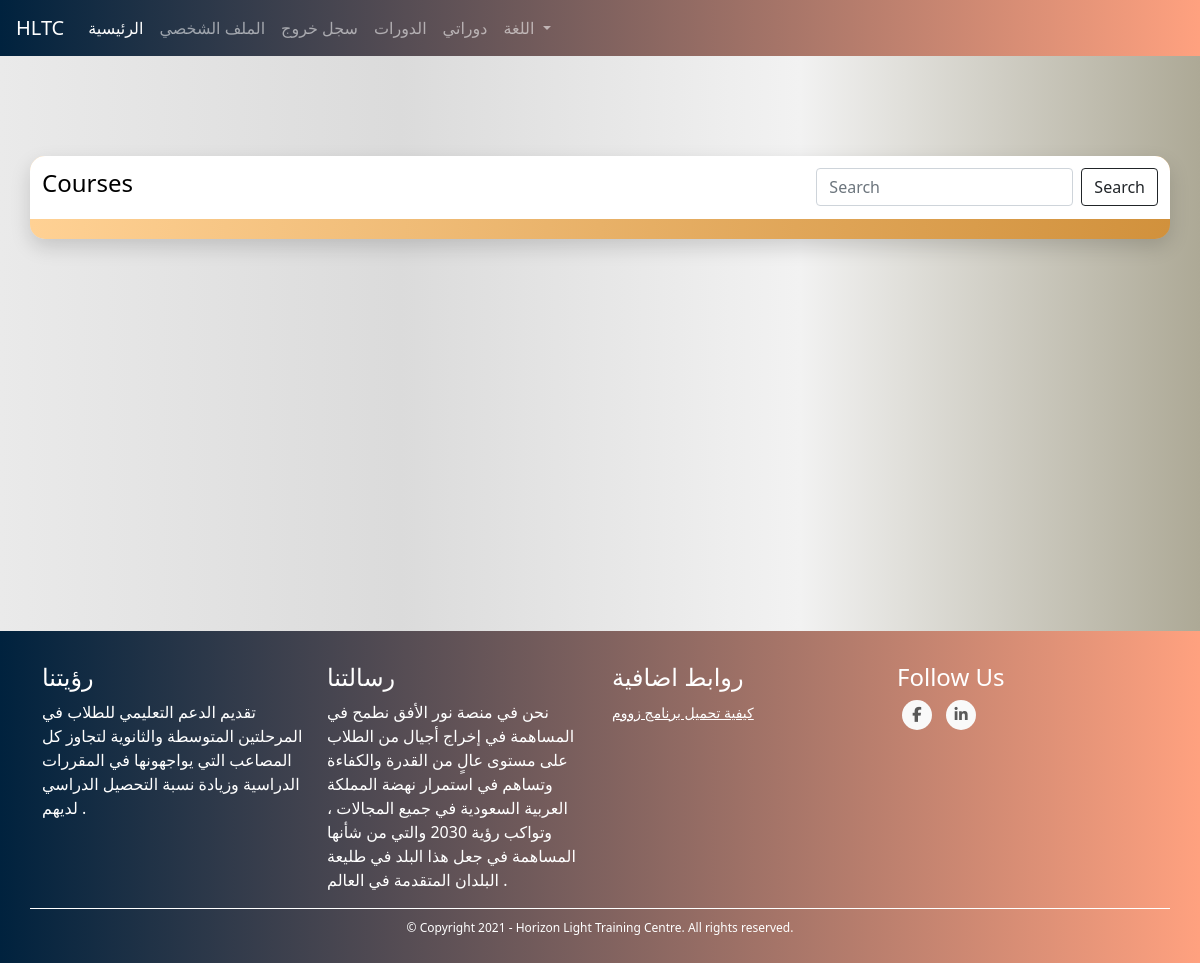
Page /students/courses/my-courses (signed in) on the earlier database version.
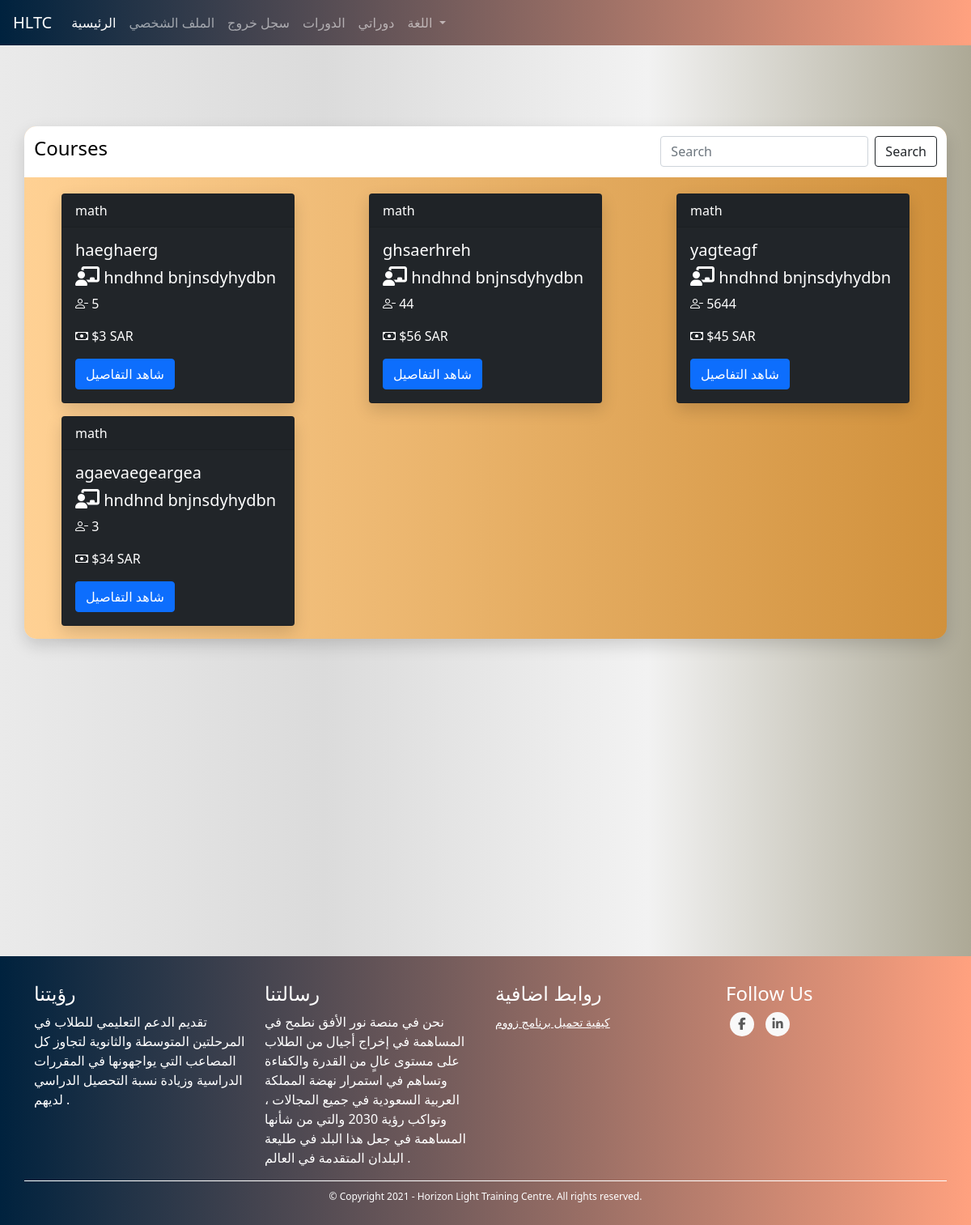
Same page on the later database version.
### TUTOR/models.py (models this page shows, shortened)
class CourseModel(db.Model):
    id = db.Column(db.Integer, primary_key=True)
    name = db.Column(db.String(130), nullable=False)
    description = db.Column(db.String(1000), nullable=False)
    subject = db.Column(db.String(), nullable=False)
    price = db.Column(db.Integer, nullable=False)
    min_students = db.Column(db.Integer, nullable=False)
    max_students = db.Column(db.Integer, nullable=False)
    currency = db.Column(db.String(3), nullable=False)
    began = db.Column(db.Boolean, nullable=False, default=False)
    ended = db.Column(db.Boolean, nullable=False, default=False)
    course_type = db.Column(db.Integer, nullable=False) # 1 for start when min number # 2 for start with min and date
    _period = db.Column(db.Integer, nullable=True) # days
    _start_date = db.Column(db.DateTime, nullable=True)
    _end_date = db.Column(db.DateTime, nullable=True)
    links = db.Column(db.String(), nullable=False) # {"zoom": "link", ....}
    weekly_time_table_json  = db.Column(db.String(1000), nullable=False) # {"saturday": {"from": ..., "to": ...}, ...}
    _state = db.Column(db.String(), nullable=False, default=json.dumps({"state_code": 1, "state_string": "لم تبدأ بعد", "allowed_actions": ["join", "view", "start", "cancel"]})) # {"state_code": 2, "state_string": "قائم", "allowed_actions": ["view", "end"]} {"state_code": 3, "state_string": "انتهى", "allowed_actions": ["delete"]} {"state_code": 4, "state_string": "ملغي", "allowed_actions": ["delete"]}
    number_of_students_paid = db.Column(db.Integer, nullable=False, default=0)
    have_sent_first_payment_emails = db.Column(db.Boolean, nullable=False, default=False)
    created_by_admin = db.Column(db.Boolean, nullable=False)
    creation_date = db.Column(db.DateTime, nullable=False, default=datetime.utcnow)
    payment_model = db.relationship('PaymentModel', backref='course', uselist=False)
    tutor_data_model_id = db.Column(db.Integer, db.ForeignKey('tutor_data_model.id'),
        nullable=False)
    @property
    def number_of_participants(self):
        return len(self.students)
    @property
    def empty_seats(self):
        return self.max_students - self.number_of_participants
    def start(self):
        self.began = True
        self._state = json.dumps({"state_code": 2, "state_string": "قائم", "allowed_actions": ["view", "end", "cancel"]})
        if self.course_type == 1:
            now = datetime.date(datetime.utcnow())
            self._start_date = now
            self._end_date = now + timedelta(days=self.period)
        db.session.commit()
        for sdm in self.students: # the paymetn is when a student joins not when the course begins bcz the course wont begin if students didn't pay
            send_student_course_start_email(sdm.user, self)
        send_tutor_course_start_email(self.tutor.user, self)
        return True
    def end(self):
        self.ended = True
        self._state = json.dumps({"state_code": 3, "state_string": "انتهى", "allowed_actions": ["delete"]})
        db.session.commit()
        for sdm in self.students:
            send_student_course_ended_email(sdm.user, self)
        send_tutor_course_ended_email(self.tutor.user, self)
        return True
    def cancel(self):
        self._state = json.dumps({"state_code": 4, "state_string": "ملغي", "allowed_actions": ["delete"]})
        db.session.commit()
        self.payment_model.refund_all()
        for sdm in self.students:
            send_student_course_canceled_email(sdm.user, self)
        send_tutor_course_canceled_email(self.tutor.user, self)

class UserModel(db.Model, UserMixin):
    id = db.Column(db.Integer, primary_key=True)
    first_name = db.Column(db.String(128), nullable=False)
    last_name = db.Column(db.String(128), nullable=False)
    username = db.Column(db.String(20), unique=True, nullable=False)
    email = db.Column(db.String(256), unique=True, nullable=False)
    password = db.Column(db.String(255), nullable=False)
    user_type = db.Column(db.String(30), nullable=False)
    _gender = db.Column(db.Boolean, nullable=False, default=True)
    email_confirmation_code = db.Column(db.String(5), nullable=True)
    is_confirmed = db.Column(db.Boolean, nullable=False, default=False)
    creation_date = db.Column(db.DateTime, nullable=False, default=datetime.utcnow)
    admin_data_model = db.relationship('AdminDataModel', backref='user', uselist=False)
    tutor_data_model = db.relationship('TutorDataModel', backref='user', uselist=False)
    student_data_model = db.relationship('StudentDataModel', backref='user', uselist=False)
    @property
    def full_name(self):
        return self.first_name + " " + self.last_name

### TUTOR/STUDENTS/routes.py (the view)
@students_blueprint.route("/students/courses/my-courses", methods=["GET"])
@login_required(["student"])
def my_courses():
    courses = current_user.student_data_model.courses
    return render_template('students/my_courses.html', courses=courses)

### TUTOR/STUDENTS/routes.py (called while the page is built)
@students_blueprint.context_processor
def utility_processor():
    return dict(get_language_text=LngObj.get_language_text, get_current_page_language_list=LngObj.get_current_page_language_list, languages=LANGUAGES, admin_types=ADMIN_TYPES, settings=SiteSettingsModel.instance())

### TUTOR/models.py (called while the page is built)
@login_manager.user_loader
def load_user(user_id):
    return UserModel.query.get(int(user_id))

    @classmethod
    def instance(cls):
        return cls.query.get(1)

### TUTOR/utils/utils.py (called while the page is built)
def login_required(roles=[]):
	def wrapper(fn):
		@wraps(fn)
		def decorated_view(*args, **kwargs):
			if request.method in EXEMPT_METHODS:
				return fn(*args, **kwargs)
			elif current_app.login_manager._login_disabled:
				return fn(*args, **kwargs)
			elif not current_user.is_authenticated:
				return current_app.login_manager.unauthorized()
			role = current_user.user_type
			if ( (role not in roles) and (roles != []) ):
				return current_app.login_manager.unauthorized()
			return fn(*args, **kwargs)
		return decorated_view
	return wrapper

### TUTOR/templates/students/my_courses.html (shortened to what this page needs)
{% extends "template.html" %}
{% block content %}
    <link rel="stylesheet" href="{{ url_for('static', filename='css/students/my-courses.css') }}">
    <div class="container my-cont">
        <div class="row justify-content-center my-row filter-row">
            <nav class="navbar navbar-expand-lg my-courses-nav navbar-dark">
                <a class="navbar-brand"><h4>Courses</h4></a>
                  <div class="collapse navbar-collapse" id="navbarSupportedContent">
                    <form class="form-inline my-2 my-lg-0">
                      <input class="form-control mr-sm-2" type="search" placeholder="Search" aria-label="Search">
                      <button class="btn btn-outline-dark my-2 my-sm-0" type="submit">Search</button>
                    </form>
                  </div>
            </nav>
        </div>
        <div class="row my-row">
            {% for course in courses %}
                <div class="col-sm-4 my-col content-col">
                    <div class="card text-white bg-dark mb-3 my-card" style="max-width: 18rem;">
                        <div class="card-header">{{ course.subject }}</div>
                            <div class="card-body">
                                <h5 class="card-title">{{ course.name }}</h5>
                                <h5 class="card-title"><i class='fas fa-chalkboard-teacher' style='font-size:24px'></i> {{ course.tutor.user.full_name }}</h5>
                                <p class="card-text"><i class="bi bi-person-dash"></i> {{ course.empty_seats }}</p>
                                  <p class="card-text"><i class="bi bi-cash"></i> ${{ course.price }} {{ course.currency }}</p>
                                  <a href="{{ url_for('courses_blueprint.course', course_id=course.id) }}" class="btn btn-primary">شاهد التفاصيل</a>
                        </div>
                    </div>
                </div>
            {% endfor %}
        </div>
    </div>
    <br><br><br><br><br><br><br><br>
{% endblock %}

Differences in the rows shown:
added CourseModel: subject "math", name "haeghaerg", tutor.user.full_name "hndhnd bnjnsdyhydbn", empty_seats "5", price "3", currency "SAR"
added CourseModel: subject "math", name "ghsaerhreh", tutor.user.full_name "hndhnd bnjnsdyhydbn", empty_seats "44", price "56", currency "SAR"
added CourseModel: subject "math", name "yagteagf", tutor.user.full_name "hndhnd bnjnsdyhydbn", empty_seats "5644", price "45", currency "SAR"
added CourseModel: subject "math", name "agaevaegeargea", tutor.user.full_name "hndhnd bnjnsdyhydbn", empty_seats "3", price "34", currency "SAR"
